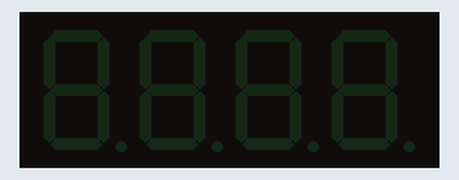
Recording of a sketch running on a simulated ATtiny85, built with avr-gcc and run on an emulated ATtiny85. Parts: 4-digit seven-segment display.

Above: at 0.1 s.
At 0.7 s:
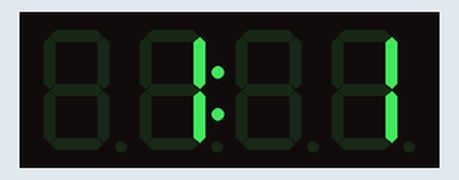
At 1.9 s:
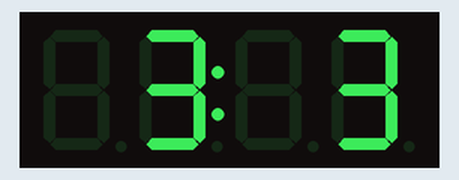
At 3.7 s:
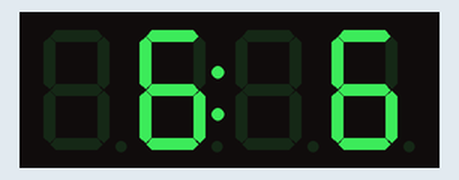
At 5.5 s:
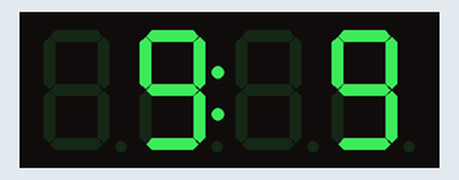
At 7.3 s:
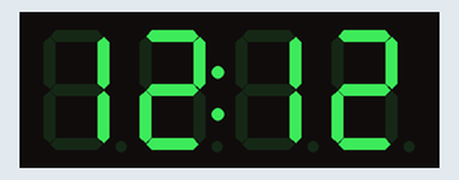

Measured:
- by itself, everything shown: repeats every 7.2 s, in 12 steps
- what the display in image 1 shows lasts 0.6 s, from 0.6 s to 1.2 s

The sketch:

2019-03-29-21-33_-_Ping_Pong_No_Leading_Zeros.ino
```cpp
#include <Wire.h> // Enable this line if using Arduino Uno, Mega, etc.
#include <Adafruit_GFX.h>
#include "Adafruit_LEDBackpack.h"

Adafruit_7segment matrix = Adafruit_7segment();
// Variable set up
const int player1button = 12; //Assign variable name to input pin
const int player2button = 11; //Assign variable name to input pin
int value=0; // The four digit value that will be sent to the display
int player1score=0; // Player 1's score
int player2score=0; // Player 2's score

void setup() {
#ifndef __AVR_ATtiny85__
  Serial.begin(9600);
  Serial.println("7 Segment Backpack Test");
#endif
pinMode(13, OUTPUT); //Built in LED
pinMode(player1button, INPUT); //Push button 1
digitalWrite(player1button, INPUT_PULLUP); //Enable pull up resistor on Pin 12
pinMode(player2button, INPUT); // Push button 2
digitalWrite(player2button, INPUT_PULLUP); //Enable pull up resistor on Pin 11
matrix.begin(0x70);
}

void loop() {
int buttonState1 = digitalRead(player1button); //Read and store state of push button 1
int buttonState2 = digitalRead(player2button); // Read and store state of push button 2


 if (buttonState1 != 1) {;  // If pin 12 is not high, then button is pressed...
    player1score++; //Increment button score
    delay(300); // Short delay for button debounce
  }

//Identical to button 1 immediately above, just for button 2
 if (buttonState2 != 1) {;  // If pin 11 is not high, then button is pressed...
    player2score++;
    delay(300); // Short delay for button debounce
  }

//value = (player1score*100)+(player2score); // Multiply player 1's number by 100 and put both numbers into a four digit integer
//matrix.print(value); // Print the value
matrix.writeDigitNum(2, 1); // Enable (1) the colon separator LED (digit 2)

/*
if (value < 10) { // If value < 10, add three leading zeroes
matrix.writeDigitNum(0, 0);
matrix.writeDigitNum(1, 0);
matrix.writeDigitNum(3, 0);
}
else if (value < 100) { // Continue adding leading zeroes...
matrix.writeDigitNum(0, 0);
matrix.writeDigitNum(1, 0);
}
else if (value < 1000) { // Continue adding leading zeroes...
matrix.writeDigitNum(0, 0);
}
else {
}
*/


if (player1score > 9){
matrix.writeDigitNum(0, 1);
matrix.writeDigitNum(1, player1score-10);
}
else {
matrix.writeDigitRaw(0, 0);
matrix.writeDigitNum(1, player1score);
}
if (player2score > 9){
matrix.writeDigitNum(3, 1);
matrix.writeDigitNum(4, player2score-10);
}
else {
matrix.writeDigitRaw(3, 0);
matrix.writeDigitNum(4, player2score);
}

matrix.writeDisplay(); // I guess this writes everything to the display

if  ((player1score > 11) || (player2score > 11)) { // Once a player exceeds 11 then reset to zero to start a new game
player1score=0;
player2score=0;
}
else {
}

}
```
